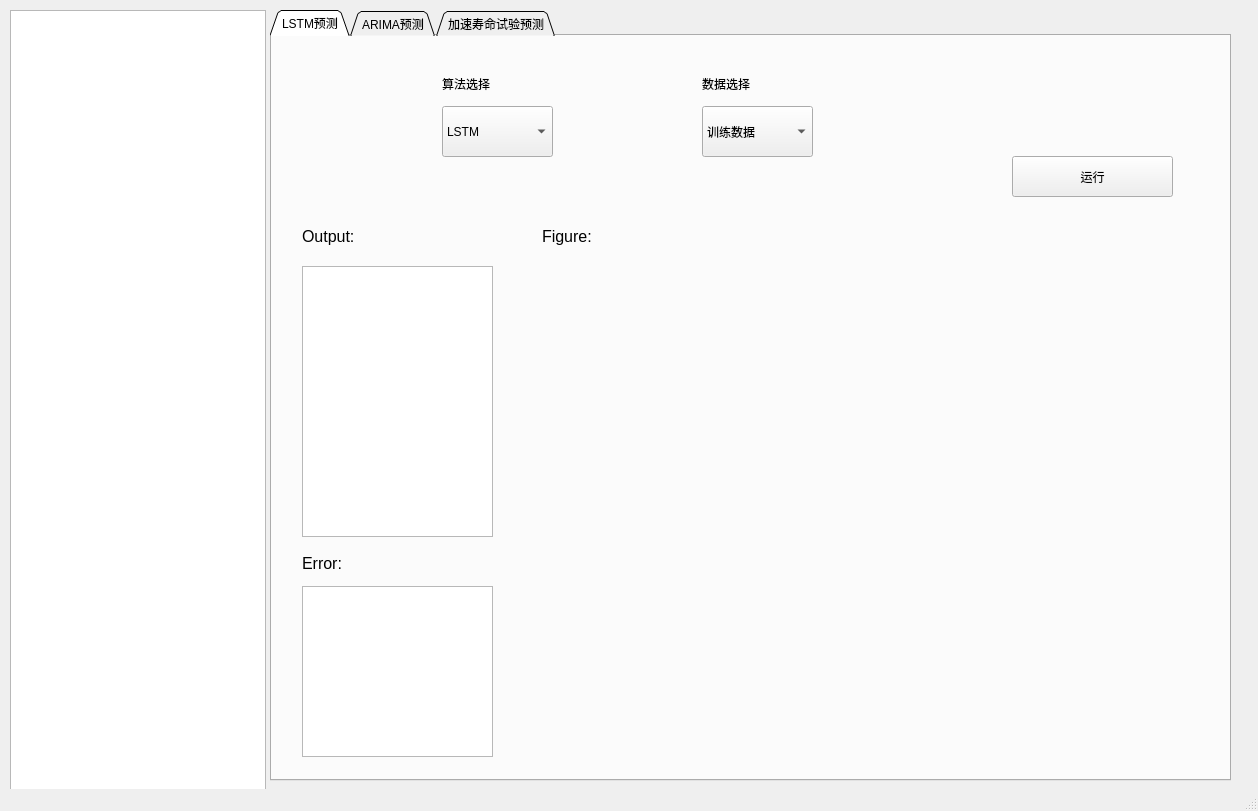
<?xml version="1.0" encoding="UTF-8"?>
<ui version="4.0">
 <class>MainWindow</class>
 <widget class="QMainWindow" name="MainWindow">
  <property name="geometry">
   <rect>
    <x>0</x>
    <y>0</y>
    <width>1258</width>
    <height>811</height>
   </rect>
  </property>
  <property name="windowTitle">
   <string>MainWindow</string>
  </property>
  <widget class="QWidget" name="centralwidget">
   <widget class="QTabWidget" name="tabWidget">
    <property name="geometry">
     <rect>
      <x>270</x>
      <y>10</y>
      <width>961</width>
      <height>771</height>
     </rect>
    </property>
    <property name="tabPosition">
     <enum>QTabWidget::North</enum>
    </property>
    <property name="tabShape">
     <enum>QTabWidget::Triangular</enum>
    </property>
    <property name="currentIndex">
     <number>0</number>
    </property>
    <widget class="QWidget" name="tab">
     <attribute name="title">
      <string>LSTM预测</string>
     </attribute>
     <widget class="QPushButton" name="operate">
      <property name="geometry">
       <rect>
        <x>740</x>
        <y>120</y>
        <width>161</width>
        <height>41</height>
       </rect>
      </property>
      <property name="text">
       <string>运行</string>
      </property>
     </widget>
     <widget class="QComboBox" name="choose_algorithm">
      <property name="geometry">
       <rect>
        <x>170</x>
        <y>70</y>
        <width>111</width>
        <height>51</height>
       </rect>
      </property>
      <item>
       <property name="text">
        <string>LSTM</string>
       </property>
      </item>
      <item>
       <property name="text">
        <string>JANET</string>
       </property>
      </item>
      <item>
       <property name="text">
        <string>LSTM_ED</string>
       </property>
      </item>
      <item>
       <property name="text">
        <string>JANET_ED</string>
       </property>
      </item>
      <item>
       <property name="text">
        <string>相似模型</string>
       </property>
      </item>
     </widget>
     <widget class="QComboBox" name="choose_data">
      <property name="geometry">
       <rect>
        <x>430</x>
        <y>70</y>
        <width>111</width>
        <height>51</height>
       </rect>
      </property>
      <item>
       <property name="text">
        <string>训练数据</string>
       </property>
      </item>
      <item>
       <property name="text">
        <string>真实数据</string>
       </property>
      </item>
     </widget>
     <widget class="QLabel" name="label_2">
      <property name="geometry">
       <rect>
        <x>170</x>
        <y>40</y>
        <width>72</width>
        <height>15</height>
       </rect>
      </property>
      <property name="text">
       <string>算法选择</string>
      </property>
     </widget>
     <widget class="QLabel" name="label_3">
      <property name="geometry">
       <rect>
        <x>430</x>
        <y>40</y>
        <width>72</width>
        <height>15</height>
       </rect>
      </property>
      <property name="text">
       <string>数据选择</string>
      </property>
     </widget>
     <widget class="QTextBrowser" name="output_widget">
      <property name="geometry">
       <rect>
        <x>30</x>
        <y>230</y>
        <width>191</width>
        <height>271</height>
       </rect>
      </property>
     </widget>
     <widget class="QTextBrowser" name="error_output">
      <property name="geometry">
       <rect>
        <x>30</x>
        <y>550</y>
        <width>191</width>
        <height>171</height>
       </rect>
      </property>
     </widget>
     <widget class="QLabel" name="label_4">
      <property name="geometry">
       <rect>
        <x>30</x>
        <y>520</y>
        <width>72</width>
        <height>15</height>
       </rect>
      </property>
      <property name="font">
       <font>
        <pointsize>12</pointsize>
       </font>
      </property>
      <property name="text">
       <string>Error:</string>
      </property>
     </widget>
     <widget class="QLabel" name="label_5">
      <property name="geometry">
       <rect>
        <x>30</x>
        <y>180</y>
        <width>72</width>
        <height>41</height>
       </rect>
      </property>
      <property name="font">
       <font>
        <pointsize>12</pointsize>
       </font>
      </property>
      <property name="text">
       <string>Output:</string>
      </property>
     </widget>
     <widget class="QLabel" name="output_figure">
      <property name="geometry">
       <rect>
        <x>270</x>
        <y>230</y>
        <width>651</width>
        <height>491</height>
       </rect>
      </property>
      <property name="text">
       <string/>
      </property>
     </widget>
     <widget class="QLabel" name="label_6">
      <property name="geometry">
       <rect>
        <x>270</x>
        <y>180</y>
        <width>72</width>
        <height>41</height>
       </rect>
      </property>
      <property name="font">
       <font>
        <pointsize>12</pointsize>
       </font>
      </property>
      <property name="text">
       <string>Figure:</string>
      </property>
     </widget>
    </widget>
    <widget class="QWidget" name="tab_2">
     <attribute name="title">
      <string>ARIMA预测</string>
     </attribute>
     <widget class="QComboBox" name="select_circle">
      <property name="geometry">
       <rect>
        <x>80</x>
        <y>70</y>
        <width>111</width>
        <height>51</height>
       </rect>
      </property>
      <property name="font">
       <font>
        <stylestrategy>PreferAntialias</stylestrategy>
       </font>
      </property>
      <property name="currentText">
       <string>周期1</string>
      </property>
      <property name="currentIndex">
       <number>0</number>
      </property>
      <item>
       <property name="text">
        <string>周期1</string>
       </property>
      </item>
      <item>
       <property name="text">
        <string>周期2</string>
       </property>
      </item>
      <item>
       <property name="text">
        <string>周期3</string>
       </property>
      </item>
      <item>
       <property name="text">
        <string>周期4</string>
       </property>
      </item>
      <item>
       <property name="text">
        <string>周期5</string>
       </property>
      </item>
     </widget>
     <widget class="QCheckBox" name="checkBox_1">
      <property name="geometry">
       <rect>
        <x>270</x>
        <y>20</y>
        <width>91</width>
        <height>19</height>
       </rect>
      </property>
      <property name="text">
       <string>传感器1</string>
      </property>
     </widget>
     <widget class="QCheckBox" name="checkBox_2">
      <property name="geometry">
       <rect>
        <x>370</x>
        <y>20</y>
        <width>91</width>
        <height>19</height>
       </rect>
      </property>
      <property name="text">
       <string>传感器2</string>
      </property>
     </widget>
     <widget class="QCheckBox" name="checkBox_3">
      <property name="geometry">
       <rect>
        <x>470</x>
        <y>20</y>
        <width>91</width>
        <height>19</height>
       </rect>
      </property>
      <property name="text">
       <string>传感器3</string>
      </property>
     </widget>
     <widget class="QCheckBox" name="checkBox_4">
      <property name="geometry">
       <rect>
        <x>580</x>
        <y>20</y>
        <width>91</width>
        <height>19</height>
       </rect>
      </property>
      <property name="text">
       <string>传感器4</string>
      </property>
     </widget>
     <widget class="QCheckBox" name="checkBox_5">
      <property name="geometry">
       <rect>
        <x>690</x>
        <y>20</y>
        <width>91</width>
        <height>19</height>
       </rect>
      </property>
      <property name="text">
       <string>传感器5</string>
      </property>
     </widget>
     <widget class="QCheckBox" name="checkBox_6">
      <property name="geometry">
       <rect>
        <x>800</x>
        <y>20</y>
        <width>91</width>
        <height>19</height>
       </rect>
      </property>
      <property name="text">
       <string>传感器6</string>
      </property>
     </widget>
     <widget class="QCheckBox" name="checkBox_7">
      <property name="geometry">
       <rect>
        <x>270</x>
        <y>60</y>
        <width>91</width>
        <height>19</height>
       </rect>
      </property>
      <property name="text">
       <string>传感器7</string>
      </property>
     </widget>
     <widget class="QCheckBox" name="checkBox_8">
      <property name="geometry">
       <rect>
        <x>370</x>
        <y>60</y>
        <width>91</width>
        <height>19</height>
       </rect>
      </property>
      <property name="text">
       <string>传感器8</string>
      </property>
     </widget>
     <widget class="QCheckBox" name="checkBox_9">
      <property name="geometry">
       <rect>
        <x>470</x>
        <y>60</y>
        <width>91</width>
        <height>19</height>
       </rect>
      </property>
      <property name="text">
       <string>传感器9</string>
      </property>
     </widget>
     <widget class="QCheckBox" name="checkBox_10">
      <property name="geometry">
       <rect>
        <x>580</x>
        <y>60</y>
        <width>91</width>
        <height>19</height>
       </rect>
      </property>
      <property name="text">
       <string>传感器10</string>
      </property>
     </widget>
     <widget class="QCheckBox" name="checkBox_11">
      <property name="geometry">
       <rect>
        <x>690</x>
        <y>60</y>
        <width>91</width>
        <height>19</height>
       </rect>
      </property>
      <property name="text">
       <string>传感器11</string>
      </property>
     </widget>
     <widget class="QCheckBox" name="checkBox_12">
      <property name="geometry">
       <rect>
        <x>800</x>
        <y>60</y>
        <width>91</width>
        <height>19</height>
       </rect>
      </property>
      <property name="text">
       <string>传感器12</string>
      </property>
     </widget>
     <widget class="QCheckBox" name="checkBox_13">
      <property name="geometry">
       <rect>
        <x>270</x>
        <y>100</y>
        <width>91</width>
        <height>19</height>
       </rect>
      </property>
      <property name="text">
       <string>传感器13</string>
      </property>
     </widget>
     <widget class="QCheckBox" name="checkBox_14">
      <property name="geometry">
       <rect>
        <x>370</x>
        <y>100</y>
        <width>91</width>
        <height>19</height>
       </rect>
      </property>
      <property name="text">
       <string>传感器14</string>
      </property>
     </widget>
     <widget class="QCheckBox" name="checkBox_15">
      <property name="geometry">
       <rect>
        <x>470</x>
        <y>100</y>
        <width>91</width>
        <height>19</height>
       </rect>
      </property>
      <property name="text">
       <string>传感器15</string>
      </property>
     </widget>
     <widget class="QCheckBox" name="checkBox_16">
      <property name="geometry">
       <rect>
        <x>580</x>
        <y>100</y>
        <width>91</width>
        <height>19</height>
       </rect>
      </property>
      <property name="text">
       <string>传感器16</string>
      </property>
     </widget>
     <widget class="QCheckBox" name="checkBox_17">
      <property name="geometry">
       <rect>
        <x>690</x>
        <y>100</y>
        <width>91</width>
        <height>19</height>
       </rect>
      </property>
      <property name="text">
       <string>传感器17</string>
      </property>
     </widget>
     <widget class="QCheckBox" name="checkBox_18">
      <property name="geometry">
       <rect>
        <x>800</x>
        <y>100</y>
        <width>91</width>
        <height>19</height>
       </rect>
      </property>
      <property name="text">
       <string>传感器18</string>
      </property>
     </widget>
     <widget class="QCheckBox" name="checkBox_19">
      <property name="geometry">
       <rect>
        <x>270</x>
        <y>140</y>
        <width>91</width>
        <height>19</height>
       </rect>
      </property>
      <property name="text">
       <string>传感器19</string>
      </property>
     </widget>
     <widget class="QCheckBox" name="checkBox_20">
      <property name="geometry">
       <rect>
        <x>370</x>
        <y>140</y>
        <width>91</width>
        <height>19</height>
       </rect>
      </property>
      <property name="text">
       <string>传感器20</string>
      </property>
     </widget>
     <widget class="QCheckBox" name="checkBox_21">
      <property name="geometry">
       <rect>
        <x>470</x>
        <y>140</y>
        <width>91</width>
        <height>19</height>
       </rect>
      </property>
      <property name="text">
       <string>传感器21</string>
      </property>
     </widget>
     <widget class="QPushButton" name="confirm_sensor">
      <property name="geometry">
       <rect>
        <x>620</x>
        <y>140</y>
        <width>121</width>
        <height>28</height>
       </rect>
      </property>
      <property name="text">
       <string>确认预测传感器</string>
      </property>
     </widget>
     <widget class="QLabel" name="label">
      <property name="geometry">
       <rect>
        <x>80</x>
        <y>30</y>
        <width>111</width>
        <height>16</height>
       </rect>
      </property>
      <property name="text">
       <string>预测周期</string>
      </property>
     </widget>
     <widget class="QLabel" name="label_7">
      <property name="geometry">
       <rect>
        <x>30</x>
        <y>220</y>
        <width>72</width>
        <height>41</height>
       </rect>
      </property>
      <property name="font">
       <font>
        <pointsize>12</pointsize>
       </font>
      </property>
      <property name="text">
       <string>Output:</string>
      </property>
     </widget>
     <widget class="QTextBrowser" name="output_widget2">
      <property name="geometry">
       <rect>
        <x>30</x>
        <y>270</y>
        <width>301</width>
        <height>192</height>
       </rect>
      </property>
     </widget>
     <widget class="QLabel" name="label_8">
      <property name="geometry">
       <rect>
        <x>30</x>
        <y>480</y>
        <width>72</width>
        <height>41</height>
       </rect>
      </property>
      <property name="font">
       <font>
        <pointsize>12</pointsize>
       </font>
      </property>
      <property name="text">
       <string>Error:</string>
      </property>
     </widget>
     <widget class="QTextBrowser" name="error_output2">
      <property name="geometry">
       <rect>
        <x>30</x>
        <y>540</y>
        <width>301</width>
        <height>181</height>
       </rect>
      </property>
     </widget>
     <widget class="QLabel" name="output_figure2">
      <property name="geometry">
       <rect>
        <x>390</x>
        <y>270</y>
        <width>521</width>
        <height>451</height>
       </rect>
      </property>
      <property name="text">
       <string/>
      </property>
     </widget>
     <widget class="QLabel" name="label_10">
      <property name="geometry">
       <rect>
        <x>390</x>
        <y>220</y>
        <width>72</width>
        <height>41</height>
       </rect>
      </property>
      <property name="font">
       <font>
        <pointsize>12</pointsize>
       </font>
      </property>
      <property name="text">
       <string>Figure:</string>
      </property>
     </widget>
     <widget class="QPushButton" name="operate_testdata">
      <property name="geometry">
       <rect>
        <x>760</x>
        <y>140</y>
        <width>121</width>
        <height>28</height>
       </rect>
      </property>
      <property name="text">
       <string>运行测试数据</string>
      </property>
     </widget>
    </widget>
    <widget class="QWidget" name="tab_3">
     <attribute name="title">
      <string>加速寿命试验预测</string>
     </attribute>
     <widget class="QLabel" name="label_11">
      <property name="geometry">
       <rect>
        <x>270</x>
        <y>170</y>
        <width>72</width>
        <height>41</height>
       </rect>
      </property>
      <property name="font">
       <font>
        <pointsize>12</pointsize>
       </font>
      </property>
      <property name="text">
       <string>Figure:</string>
      </property>
     </widget>
     <widget class="QPushButton" name="tab3operate">
      <property name="geometry">
       <rect>
        <x>740</x>
        <y>110</y>
        <width>161</width>
        <height>41</height>
       </rect>
      </property>
      <property name="text">
       <string>运行</string>
      </property>
     </widget>
     <widget class="QLabel" name="label_14">
      <property name="geometry">
       <rect>
        <x>530</x>
        <y>30</y>
        <width>72</width>
        <height>15</height>
       </rect>
      </property>
      <property name="text">
       <string>可靠度</string>
      </property>
     </widget>
     <widget class="QLabel" name="label_9">
      <property name="geometry">
       <rect>
        <x>30</x>
        <y>170</y>
        <width>72</width>
        <height>41</height>
       </rect>
      </property>
      <property name="font">
       <font>
        <pointsize>12</pointsize>
       </font>
      </property>
      <property name="text">
       <string>Output:</string>
      </property>
     </widget>
     <widget class="QComboBox" name="choose_model">
      <property name="geometry">
       <rect>
        <x>90</x>
        <y>60</y>
        <width>130</width>
        <height>50</height>
       </rect>
      </property>
      <item>
       <property name="text">
        <string>阿伦尼斯模型</string>
       </property>
      </item>
      <item>
       <property name="text">
        <string>逆幂率模型</string>
       </property>
      </item>
      <item>
       <property name="text">
        <string>神经网络模型</string>
       </property>
      </item>
     </widget>
     <widget class="QTextEdit" name="ReliabilitytextEdit">
      <property name="geometry">
       <rect>
        <x>530</x>
        <y>70</y>
        <width>130</width>
        <height>35</height>
       </rect>
      </property>
      <property name="html">
       <string>&lt;!DOCTYPE HTML PUBLIC &quot;-//W3C//DTD HTML 4.0//EN&quot; &quot;http://www.w3.org/TR/REC-html40/strict.dtd&quot;&gt;
&lt;html&gt;&lt;head&gt;&lt;meta name=&quot;qrichtext&quot; content=&quot;1&quot; /&gt;&lt;style type=&quot;text/css&quot;&gt;
p, li { white-space: pre-wrap; }
&lt;/style&gt;&lt;/head&gt;&lt;body style=&quot; font-family:'SimSun'; font-size:9pt; font-weight:400; font-style:normal;&quot;&gt;
&lt;p align=&quot;center&quot; style=&quot; margin-top:0px; margin-bottom:0px; margin-left:0px; margin-right:0px; -qt-block-indent:0; text-indent:0px;&quot;&gt;&lt;span style=&quot; font-size:12pt; font-weight:600;&quot;&gt;1/e&lt;/span&gt;&lt;/p&gt;&lt;/body&gt;&lt;/html&gt;</string>
      </property>
     </widget>
     <widget class="QLabel" name="label_13">
      <property name="geometry">
       <rect>
        <x>90</x>
        <y>30</y>
        <width>72</width>
        <height>15</height>
       </rect>
      </property>
      <property name="text">
       <string>加速模型</string>
      </property>
     </widget>
     <widget class="QLabel" name="label_12">
      <property name="geometry">
       <rect>
        <x>310</x>
        <y>30</y>
        <width>72</width>
        <height>15</height>
       </rect>
      </property>
      <property name="text">
       <string>工作温度</string>
      </property>
     </widget>
     <widget class="QTextEdit" name="temperaturetextEdit">
      <property name="geometry">
       <rect>
        <x>310</x>
        <y>70</y>
        <width>130</width>
        <height>35</height>
       </rect>
      </property>
      <property name="html">
       <string>&lt;!DOCTYPE HTML PUBLIC &quot;-//W3C//DTD HTML 4.0//EN&quot; &quot;http://www.w3.org/TR/REC-html40/strict.dtd&quot;&gt;
&lt;html&gt;&lt;head&gt;&lt;meta name=&quot;qrichtext&quot; content=&quot;1&quot; /&gt;&lt;style type=&quot;text/css&quot;&gt;
p, li { white-space: pre-wrap; }
&lt;/style&gt;&lt;/head&gt;&lt;body style=&quot; font-family:'SimSun'; font-size:9pt; font-weight:400; font-style:normal;&quot;&gt;
&lt;p align=&quot;center&quot; style=&quot; margin-top:0px; margin-bottom:0px; margin-left:0px; margin-right:0px; -qt-block-indent:0; text-indent:0px;&quot;&gt;&lt;span style=&quot; font-size:12pt; font-weight:600;&quot;&gt;25&lt;/span&gt;&lt;/p&gt;&lt;/body&gt;&lt;/html&gt;</string>
      </property>
     </widget>
     <widget class="QLabel" name="tab3_output_figure">
      <property name="geometry">
       <rect>
        <x>270</x>
        <y>220</y>
        <width>651</width>
        <height>491</height>
       </rect>
      </property>
      <property name="text">
       <string/>
      </property>
     </widget>
     <widget class="QTextBrowser" name="tab3_output_widget">
      <property name="geometry">
       <rect>
        <x>30</x>
        <y>220</y>
        <width>191</width>
        <height>271</height>
       </rect>
      </property>
     </widget>
    </widget>
   </widget>
   <widget class="QTreeView" name="Tree">
    <property name="geometry">
     <rect>
      <x>10</x>
      <y>10</y>
      <width>256</width>
      <height>781</height>
     </rect>
    </property>
   </widget>
  </widget>
  <widget class="QStatusBar" name="statusbar"/>
 </widget>
 <resources/>
 <connections/>
</ui>
